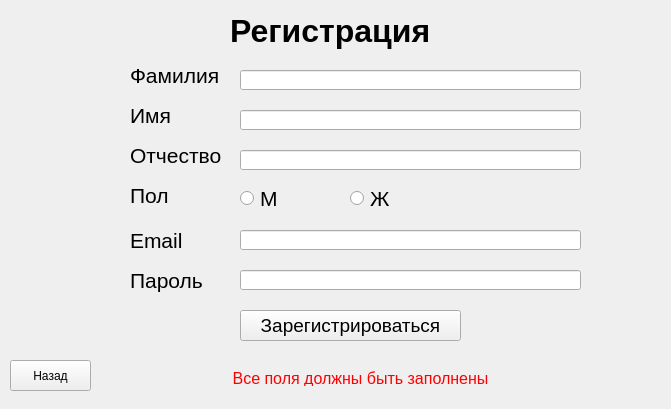
<?xml version="1.0" encoding="UTF-8"?>
<ui version="4.0">
 <class>MainWindow</class>
 <widget class="QMainWindow" name="MainWindow">
  <property name="geometry">
   <rect>
    <x>0</x>
    <y>0</y>
    <width>671</width>
    <height>409</height>
   </rect>
  </property>
  <property name="windowTitle">
   <string>MainWindow</string>
  </property>
  <widget class="QWidget" name="centralwidget">
   <widget class="QLabel" name="label">
    <property name="geometry">
     <rect>
      <x>230</x>
      <y>10</y>
      <width>221</width>
      <height>41</height>
     </rect>
    </property>
    <property name="font">
     <font>
      <pointsize>24</pointsize>
      <weight>75</weight>
      <bold>true</bold>
     </font>
    </property>
    <property name="text">
     <string>Регистрация</string>
    </property>
   </widget>
   <widget class="QLabel" name="label_2">
    <property name="geometry">
     <rect>
      <x>130</x>
      <y>60</y>
      <width>101</width>
      <height>31</height>
     </rect>
    </property>
    <property name="font">
     <font>
      <pointsize>16</pointsize>
     </font>
    </property>
    <property name="text">
     <string>Фамилия</string>
    </property>
   </widget>
   <widget class="QLineEdit" name="edit_surname">
    <property name="geometry">
     <rect>
      <x>240</x>
      <y>70</y>
      <width>341</width>
      <height>20</height>
     </rect>
    </property>
   </widget>
   <widget class="QLineEdit" name="edit_name">
    <property name="geometry">
     <rect>
      <x>240</x>
      <y>110</y>
      <width>341</width>
      <height>20</height>
     </rect>
    </property>
   </widget>
   <widget class="QLineEdit" name="edit_dad">
    <property name="geometry">
     <rect>
      <x>240</x>
      <y>150</y>
      <width>341</width>
      <height>20</height>
     </rect>
    </property>
   </widget>
   <widget class="QLabel" name="label_3">
    <property name="geometry">
     <rect>
      <x>130</x>
      <y>100</y>
      <width>101</width>
      <height>31</height>
     </rect>
    </property>
    <property name="font">
     <font>
      <pointsize>16</pointsize>
     </font>
    </property>
    <property name="text">
     <string>Имя</string>
    </property>
   </widget>
   <widget class="QLabel" name="label_4">
    <property name="geometry">
     <rect>
      <x>130</x>
      <y>140</y>
      <width>101</width>
      <height>31</height>
     </rect>
    </property>
    <property name="font">
     <font>
      <pointsize>16</pointsize>
     </font>
    </property>
    <property name="text">
     <string>Отчество</string>
    </property>
   </widget>
   <widget class="QLabel" name="label_5">
    <property name="geometry">
     <rect>
      <x>130</x>
      <y>180</y>
      <width>101</width>
      <height>31</height>
     </rect>
    </property>
    <property name="font">
     <font>
      <pointsize>16</pointsize>
     </font>
    </property>
    <property name="text">
     <string>Пол</string>
    </property>
   </widget>
   <widget class="QRadioButton" name="radioButton_male">
    <property name="geometry">
     <rect>
      <x>240</x>
      <y>190</y>
      <width>82</width>
      <height>17</height>
     </rect>
    </property>
    <property name="sizePolicy">
     <sizepolicy hsizetype="Minimum" vsizetype="Fixed">
      <horstretch>0</horstretch>
      <verstretch>0</verstretch>
     </sizepolicy>
    </property>
    <property name="font">
     <font>
      <pointsize>16</pointsize>
     </font>
    </property>
    <property name="text">
     <string>М</string>
    </property>
    <property name="iconSize">
     <size>
      <width>16</width>
      <height>16</height>
     </size>
    </property>
   </widget>
   <widget class="QRadioButton" name="radioButton_female">
    <property name="geometry">
     <rect>
      <x>350</x>
      <y>190</y>
      <width>82</width>
      <height>17</height>
     </rect>
    </property>
    <property name="font">
     <font>
      <pointsize>16</pointsize>
     </font>
    </property>
    <property name="text">
     <string>Ж</string>
    </property>
   </widget>
   <widget class="QLabel" name="label_6">
    <property name="geometry">
     <rect>
      <x>130</x>
      <y>220</y>
      <width>101</width>
      <height>41</height>
     </rect>
    </property>
    <property name="font">
     <font>
      <pointsize>16</pointsize>
     </font>
    </property>
    <property name="text">
     <string>Email</string>
    </property>
   </widget>
   <widget class="QLineEdit" name="edit_mail">
    <property name="geometry">
     <rect>
      <x>240</x>
      <y>230</y>
      <width>341</width>
      <height>20</height>
     </rect>
    </property>
    <property name="inputMask">
     <string/>
    </property>
    <property name="maxLength">
     <number>32767</number>
    </property>
   </widget>
   <widget class="QLineEdit" name="edit_password">
    <property name="geometry">
     <rect>
      <x>240</x>
      <y>270</y>
      <width>341</width>
      <height>20</height>
     </rect>
    </property>
    <property name="echoMode">
     <enum>QLineEdit::Password</enum>
    </property>
   </widget>
   <widget class="QLabel" name="label_7">
    <property name="geometry">
     <rect>
      <x>130</x>
      <y>260</y>
      <width>101</width>
      <height>41</height>
     </rect>
    </property>
    <property name="font">
     <font>
      <pointsize>16</pointsize>
     </font>
    </property>
    <property name="text">
     <string>Пароль</string>
    </property>
   </widget>
   <widget class="QPushButton" name="btn_reg">
    <property name="geometry">
     <rect>
      <x>240</x>
      <y>310</y>
      <width>221</width>
      <height>31</height>
     </rect>
    </property>
    <property name="font">
     <font>
      <pointsize>14</pointsize>
     </font>
    </property>
    <property name="text">
     <string>Зарегистрироваться</string>
    </property>
   </widget>
   <widget class="QPushButton" name="pushButton">
    <property name="geometry">
     <rect>
      <x>10</x>
      <y>360</y>
      <width>81</width>
      <height>31</height>
     </rect>
    </property>
    <property name="text">
     <string>Назад</string>
    </property>
   </widget>
   <widget class="QLabel" name="label_error">
    <property name="geometry">
     <rect>
      <x>140</x>
      <y>370</y>
      <width>441</width>
      <height>16</height>
     </rect>
    </property>
    <property name="font">
     <font>
      <pointsize>12</pointsize>
     </font>
    </property>
    <property name="autoFillBackground">
     <bool>false</bool>
    </property>
    <property name="styleSheet">
     <string notr="true">QLabel {
color: rgb(255, 0, 0)
}</string>
    </property>
    <property name="text">
     <string>Все поля должны быть заполнены</string>
    </property>
    <property name="alignment">
     <set>Qt::AlignCenter</set>
    </property>
   </widget>
  </widget>
 </widget>
 <resources/>
 <connections/>
</ui>
